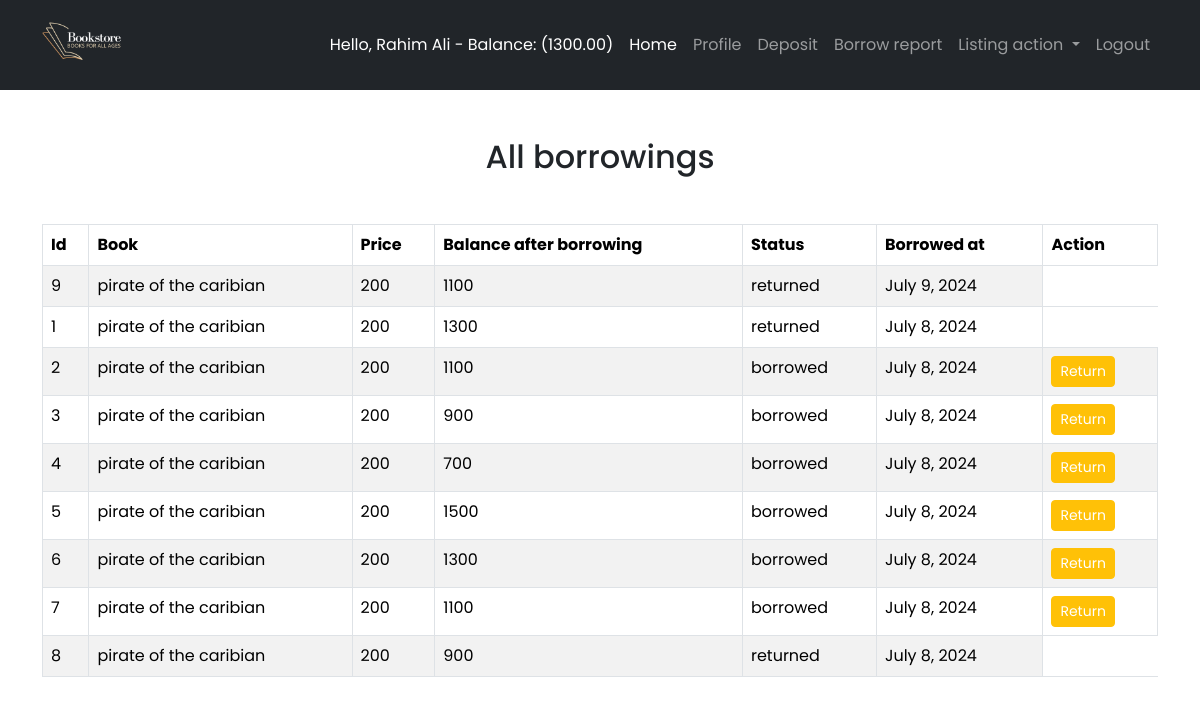
Screenshot of /borrowings/report/ (signed in) with the database file from the repository.
### accounts/models.py (models this page shows, shortened)
class UserAccount(models.Model):
  user = models.OneToOneField(User, on_delete = models.CASCADE, related_name = 'account')
  account_id = models.CharField(max_length=50)
  balance = models.DecimalField(default = 0, decimal_places = 2, max_digits = 12)
  phone_no = models.CharField(max_length = 11)
  city = models.CharField(max_length = 50)
  street = models.CharField(max_length = 50)
  postal_code = models.CharField(max_length = 50)
  created_at = models.DateField(auto_now_add = True)

### borrowings/models.py (models this page shows, shortened)
class Borrowing(models.Model):
  account = models.ForeignKey(UserAccount, on_delete = models.CASCADE, related_name = 'borrowings')
  book = models.ForeignKey(Book, on_delete = models.CASCADE, related_name = 'borrowings')
  borrowing_price = models.IntegerField()
  balance_after_borrowing = models.IntegerField()
  borrowing_date = models.DateField(auto_now_add = True)
  status = models.CharField(max_length = 100, choices=BORROWING_STATUS)
  class Meta:
    ordering = ['-borrowing_date']

### books/models.py (models this page shows, shortened)
class Book(models.Model):
  title = models.CharField(max_length = 100)
  description = models.TextField()
  slug = models.SlugField(max_length = 100, null = True, blank = True)
  image = models.ImageField(upload_to="")
  borrowing_price = models.IntegerField()
  categories = models.ForeignKey(Category, on_delete = models.CASCADE, related_name = "books")

### borrowings/views.py (the view)
# urls.py: path('report/', views.BorrowingReportView.as_view(), name = 'borrowing-report'),
@method_decorator(login_required, name = 'dispatch')
class BorrowingReportView(ListView):
  template_name = 'borrowings/borrowing_report.html'
  model = Borrowing
  context_object_name = 'borrowing'
  def get_queryset(self):
    user_account = self.request.user.account
    querySet = super().get_queryset().filter(account = user_account)
    return querySet

### borrowings/templates/borrowings/borrowing_report.html (shortened to what this page needs)
{% extends "base.html" %}
{% block maincontent %}
  <section class="container py-5">
    <div class="row">
      <div class="col-12">
        <h2 class="text-center">All borrowings</h2>
       {% if borrowing %}
        <div class="mt-5">
          <table class="table table-bordered table-striped table-hover">
            <thead>
              <tr>
                <th scope="col">Id</th>
                <th scope="col">Book</th>
                <th scope="col">Price</th>
                <th scope="col">Balance after borrowing</th>
                <th scope="col">Status</th>
                <th scope="col">Borrowed at</th>
                <th scope="col">Action</th>
              </tr>
            </thead>
            <tbody>
              {% for data in borrowing %}
                <tr>
                  <td>{{data.id}}</td>
                  <td>{{data.book.title}}</td>
                  <td>{{data.borrowing_price}}</td>
                  <td>{{data.balance_after_borrowing}}</td>
                  <td>{{data.status}}</td>
                  <td>{{data.borrowing_date}}</td>
                  {% if data.status != 'returned' %}
                    <td>
                      <a href="{% url 'return-book' data.id %}" class="btn btn-sm btn-warning text-white">Return</a>
                    </td>
                  {% endif %}
                </tr>
              {% endfor %}
            </tbody>
          </table>
        </div>
       {% else %}
        <h3 class="text-center mt-5">No Borrowing record available.</h3>
       {% endif %}
      </div>
    </div>
  </section>
{% endblock %}

### bookomari/templates/header.html (shortened to what this page needs)
{% load static %}
<header>
  <nav class="navbar navbar-dark navbar-expand-lg bg-dark py-0">
    <div class="container">
      <a class="navbar-brand" href="{% url 'home' %}">
        <img class="img-fluid" style="width: 80px" src="{% static 'logo.png' %}" alt="">
      </a>
      <div class="collapse navbar-collapse justify-content-end" id="navbarSupportedContent">
        {% if user.is_authenticated %}
          <ul class="navbar-nav ms-auto mb-2 mb-lg-0">
            <li class="nav-item">
              <a class="nav-link active">
              Hello, {{user.first_name}} {{user.last_name}} - Balance: ({{user.account.balance}})
              </a>
            </li>
            <li class="nav-item">
              <a class="nav-link active" aria-current="page" href="{% url 'home' %}">Home</a>
            </li>
            <li class="nav-item">
              <a class="nav-link" href="{% url 'user-profile' %}">Profile</a>
            </li>
            <li class="nav-item">
              <a class="nav-link" href="{% url 'user-deposit' %}">Deposit</a>
            </li>
            <li class="nav-item">
              <a class="nav-link" href="{% url 'borrowing-report' %}">Borrow report</a>
            </li>
            <li class="nav-item dropdown">
              <a class="nav-link dropdown-toggle" href="#" role="button" data-bs-toggle="dropdown" aria-expanded="false">
                Listing action
              </a>
            </li>
            <li class="nav-item">
              <a class="nav-link" href="{% url 'user-logout' %}">Logout</a>
            </li>
          </ul>
        {% else %}
          <div class="d-flex gap-3">
            <a href="{% url 'user-login' %}" class="btn btn-outline-success">Login</a>
            <a href="{% url 'user-register' %}" class="btn btn-outline-info">Register</a>
          </div>
        {% endif %}
      </div>
    </div>
  </nav>
</header>

### bookomari/templates/base.html (style rules this page uses)
* { font-family: "Poppins", sans-serif; }

### rows the page displays
Borrowing: id "9", book "pirate of the caribian", borrowing_price "200", balance_after_borrowing "1100", status "returned", borrowing_date "July 9, 2024"
Borrowing: id "1", book "pirate of the caribian", borrowing_price "200", balance_after_borrowing "1300", status "returned", borrowing_date "July 8, 2024"
Borrowing: id "2", book "pirate of the caribian", borrowing_price "200", balance_after_borrowing "1100", status "borrowed", borrowing_date "July 8, 2024", shows "Return"
Borrowing: id "3", book "pirate of the caribian", borrowing_price "200", balance_after_borrowing "900", status "borrowed", borrowing_date "July 8, 2024", shows "Return"
Borrowing: id "4", book "pirate of the caribian", borrowing_price "200", balance_after_borrowing "700", status "borrowed", borrowing_date "July 8, 2024", shows "Return"
Borrowing: id "5", book "pirate of the caribian", borrowing_price "200", balance_after_borrowing "1500", status "borrowed", borrowing_date "July 8, 2024", shows "Return"
Borrowing: id "6", book "pirate of the caribian", borrowing_price "200", balance_after_borrowing "1300", status "borrowed", borrowing_date "July 8, 2024", shows "Return"
Borrowing: id "7", book "pirate of the caribian", borrowing_price "200", balance_after_borrowing "1100", status "borrowed", borrowing_date "July 8, 2024", shows "Return"
Borrowing: id "8", book "pirate of the caribian", borrowing_price "200", balance_after_borrowing "900", status "returned", borrowing_date "July 8, 2024"

### other values shown
{{ user.first_name }} "Rahim"
{{ user.last_name }} "Ali"
{{ user.account.balance }} "1300.00"
